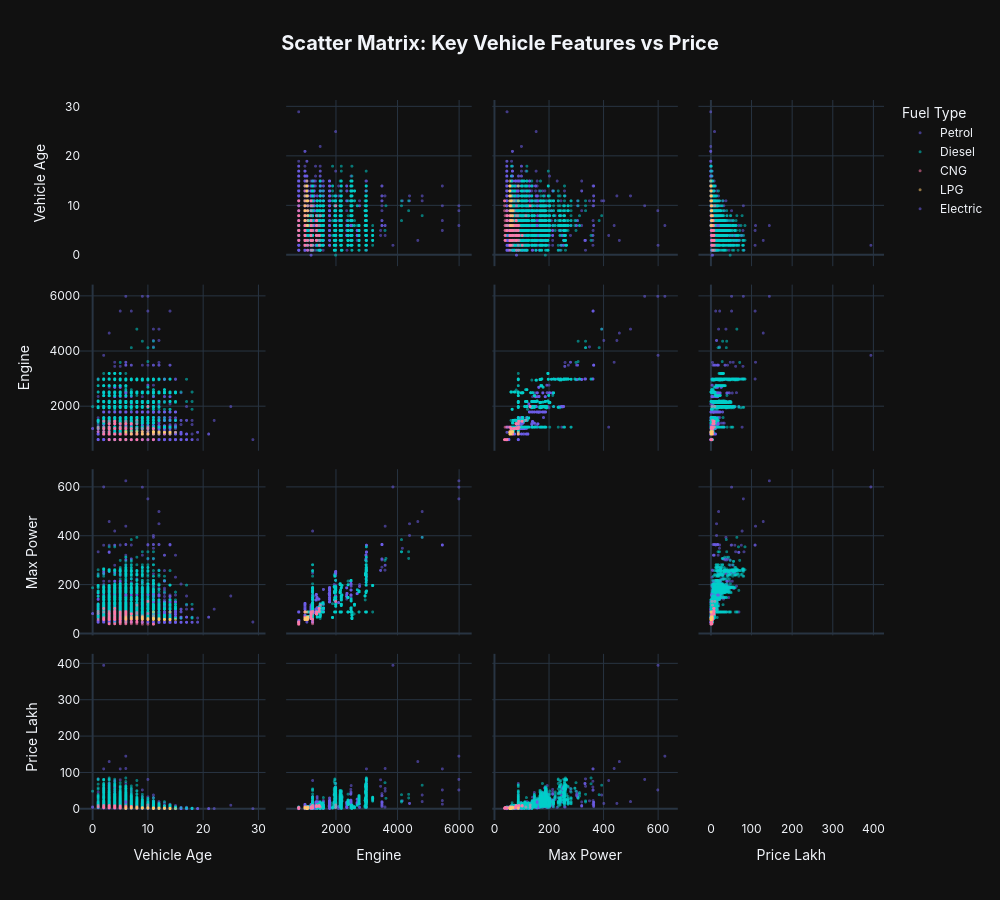

The code cell stored with this chart in its notebook:
### Markdown cell above
# 3. 🟠 Multivariate Analysis

Analyzing multiple variables together to understand combined relationships and interactions.


#### 📈 Plot 1 — Correlation of Features with Selling Price

Computed Pearson correlation of all numerical features with price_lakh.
Visualized as a horizontal bar chart sorted by correlation strength.


💡 Insight: engine, max_power, and vehicle_age show the strongest positive correlation with price. km_driven shows a negative correlation — more kilometers driven means lower price.


#### 📈 Plot 2 — Average Price by Transmission Type

Plotted a pie chart comparing average selling price between Manual and Automatic transmission.


💡 Insight: Manual transmission cars have a higher average price than automatic ones — possibly because manual variants include more premium and performance-oriented models in this dataset.


#### 📈 Plot 3 — Average Price by Seller Type

Plotted a bar chart comparing average selling price across Dealer, Individual, and Trustmark seller types.


💡 Insight: Dealer-sold cars are significantly more expensive than individually sold ones. Trustmark dealers command the highest prices due to certified quality assurance.

### Code cell
## Multivariate Analysis Plot-1: Scatter Matrix

key_cols = ['vehicle_age', 'engine', 'max_power', 'price_lakh']

fig = px.scatter_matrix(
    df[key_cols],
    dimensions=key_cols,
    title='<b>Scatter Matrix: Key Vehicle Features vs Price</b>',
    color=df['fuel_type'],
    color_discrete_sequence=['#6C5CE7', '#00CEC9', '#FD79A8', '#FDCB6E'],
    labels={col: col.replace('_', ' ').title() for col in key_cols},
    opacity=0.55
)
fig.update_traces(diagonal_visible=False, marker=dict(size=3))
fig.update_layout(
    title_font_size=20,
    title_x=0.5,
    width=1000, height=900,
    legend_title_text='Fuel Type',
    font=dict(family='Inter, sans-serif'),
)
fig.show()

### Figure 1 — Plotly figure (JSON) as saved in the notebook; plotly's stock layout.template omitted (floating-point values rounded to 4 significant figures; data arrays with more than 128 entries replaced by an {"elided": "..."} marker saying what was removed)
{"data": [{"diagonal": {"visible": false}, "dimensions": [{"axis": {"matches": true}, "label": "Vehicle Age", "values": {"elided": "7589 float values"}}, {"axis": {"matches": true}, "label": "Engine", "values": {"elided": "7589 float values"}}, {"axis": {"matches": true}, "label": "Max Power", "values": {"elided": "7589 float values"}}, {"axis": {"matches": true}, "label": "Price Lakh", "values": {"elided": "7589 float values"}}], "hovertemplate": "color=Petrol<br>%{xaxis.title.text}=%{x}<br>%{yaxis.title.text}=%{y}<extra></extra>", "legendgroup": "Petrol", "marker": {"color": "#6C5CE7", "opacity": 0.55, "size": 3, "symbol": "circle"}, "name": "Petrol", "showlegend": true, "type": "splom"}, {"diagonal": {"visible": false}, "dimensions": [{"axis": {"matches": true}, "label": "Vehicle Age", "values": {"elided": "6942 float values"}}, {"axis": {"matches": true}, "label": "Engine", "values": {"elided": "6942 float values"}}, {"axis": {"matches": true}, "label": "Max Power", "values": {"elided": "6942 float values"}}, {"axis": {"matches": true}, "label": "Price Lakh", "values": {"elided": "6942 float values"}}], "hovertemplate": "color=Diesel<br>%{xaxis.title.text}=%{x}<br>%{yaxis.title.text}=%{y}<extra></extra>", "legendgroup": "Diesel", "marker": {"color": "#00CEC9", "opacity": 0.55, "size": 3, "symbol": "circle"}, "name": "Diesel", "showlegend": true, "type": "splom"}, {"diagonal": {"visible": false}, "dimensions": [{"axis": {"matches": true}, "label": "Vehicle Age", "values": {"elided": "286 float values"}}, {"axis": {"matches": true}, "label": "Engine", "values": {"elided": "286 float values"}}, {"axis": {"matches": true}, "label": "Max Power", "values": {"elided": "286 float values"}}, {"axis": {"matches": true}, "label": "Price Lakh", "values": {"elided": "286 float values"}}], "hovertemplate": "color=CNG<br>%{xaxis.title.text}=%{x}<br>%{yaxis.title.text}=%{y}<extra></extra>", "legendgroup": "CNG", "marker": {"color": "#FD79A8", "opacity": 0.55, "size": 3, "symbol": "circle"}, "name": "CNG", "showlegend": true, "type": "splom"}, {"diagonal": {"visible": false}, "dimensions": [{"axis": {"matches": true}, "label": "Vehicle Age", "values": [9.0, 6.0, 9.0, 11.0, 14.0, 9.0, 12.0, 9.0, 12.0, 12.0, 8.0, 8.0, 10.0, 7.0, 13.0, 13.0, 13.0, 11.0, 12.0, 6.0, 6.0, 14.0, 7.0, 14.0, 14.0, 12.0, 11.0, 11.0, 14.0, 10.0, 11.0, 15.0, 11.0, 11.0, 14.0, 14.0, 9.0, 10.0, 7.0, 12.0, 13.0, 8.0]}, {"axis": {"matches": true}, "label": "Engine", "values": [998.0, 1061.0, 998.0, 1086.0, 1061.0, 1086.0, 1061.0, 998.0, 1061.0, 1061.0, 1086.0, 1086.0, 1086.0, 998.0, 1061.0, 1061.0, 1061.0, 1086.0, 998.0, 1086.0, 1086.0, 1061.0, 1086.0, 1061.0, 998.0, 1061.0, 1086.0, 998.0, 1061.0, 998.0, 1086.0, 1061.0, 1061.0, 1061.0, 1061.0, 1061.0, 1086.0, 998.0, 998.0, 1086.0, 1061.0, 998.0]}, {"axis": {"matches": true}, "label": "Max Power", "values": [61.7, 57.5, 58.2, 62.1, 57.5, 68.1, 57.5, 61.7, 57.5, 57.5, 62.1, 68.1, 62.1, 61.6, 57.5, 57.5, 57.5, 63.0, 58.2, 68.05, 62.1, 57.5, 68.05, 57.5, 58.2, 57.5, 62.1, 88.5, 57.5, 58.2, 63.0, 57.5, 57.5, 57.5, 88.5, 57.5, 68.1, 58.2, 61.6, 62.1, 57.5, 61.6]}, {"axis": {"matches": true}, "label": "Price Lakh", "values": [2.7, 1.1, 2.6, 2.3, 1.48, 2.95, 2.33, 2.6, 1.6, 1.5, 2.7, 4.03, 2.5, 3.5, 1.17, 1.4, 1.9, 1.34, 1.75, 4.2, 1.75, 1.2, 2.59, 1.02, 1.75, 1.45, 1.5, 2.2, 1.25, 2.6, 1.5, 0.8, 1.65, 2.4, 0.9, 0.8, 2.85, 2.5, 3.5, 2.0, 1.75, 2.75]}], "hovertemplate": "color=LPG<br>%{xaxis.title.text}=%{x}<br>%{yaxis.title.text}=%{y}<extra></extra>", "legendgroup": "LPG", "marker": {"color": "#FDCB6E", "opacity": 0.55, "size": 3, "symbol": "circle"}, "name": "LPG", "showlegend": true, "type": "splom"}, {"diagonal": {"visible": false}, "dimensions": [{"axis": {"matches": true}, "label": "Vehicle Age", "values": [6.0, 6.0, 6.0, 6.0]}, {"axis": {"matches": true}, "label": "Engine", "values": [2494.0, 2494.0, 2494.0, 2494.0]}, {"axis": {"matches": true}, "label": "Max Power", "values": [157.7, 157.7, 157.7, 157.7]}, {"axis": {"matches": true}, "label": "Price Lakh", "values": [18.5, 20.0, 18.65, 16.99]}], "hovertemplate": "color=Electric<br>%{xaxis.title.text}=%{x}<br>%{yaxis.title.text}=%{y}<extra></extra>", "legendgroup": "Electric", "marker": {"color": "#6C5CE7", "opacity": 0.55, "size": 3, "symbol": "circle"}, "name": "Electric", "showlegend": true, "type": "splom"}], "layout": {"dragmode": "select", "font": {"family": "Inter, sans-serif"}, "height": 900, "legend": {"title": {"text": "Fuel Type"}, "tracegroupgap": 0}, "title": {"font": {"size": 20}, "text": "<b>Scatter Matrix: Key Vehicle Features vs Price</b>", "x": 0.5}, "width": 1000}}
